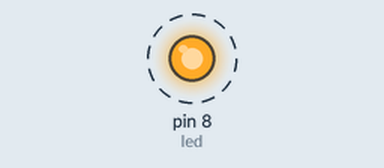
A sketch run on a simulated Arduino Uno, built with avr-gcc and run on an emulated ATmega328P. Shown: output pins drawn as LEDs (lit = HIGH). Dashed ring = blinking.

Above: at 0.5 s.
Timing chart, 0 to 4.6 s (numbered marks = the images above):
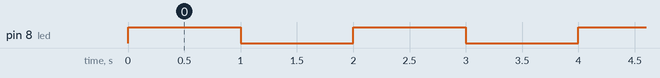

Measured:
- by itself, pin 8 (led): alternates HIGH for 1.0 s and LOW for 1.0 s

The sketch:

loop.ino
```cpp
int led = 8;

void setup() {

  pinMode(led, OUTPUT);
}

void loop() {

  int i = 0;
  for (i = 0; i < 5; i++) {
    digitalWrite(led, HIGH);
    delay(1000);
    digitalWrite(led, LOW);
    delay(1000);
  }
}
```
